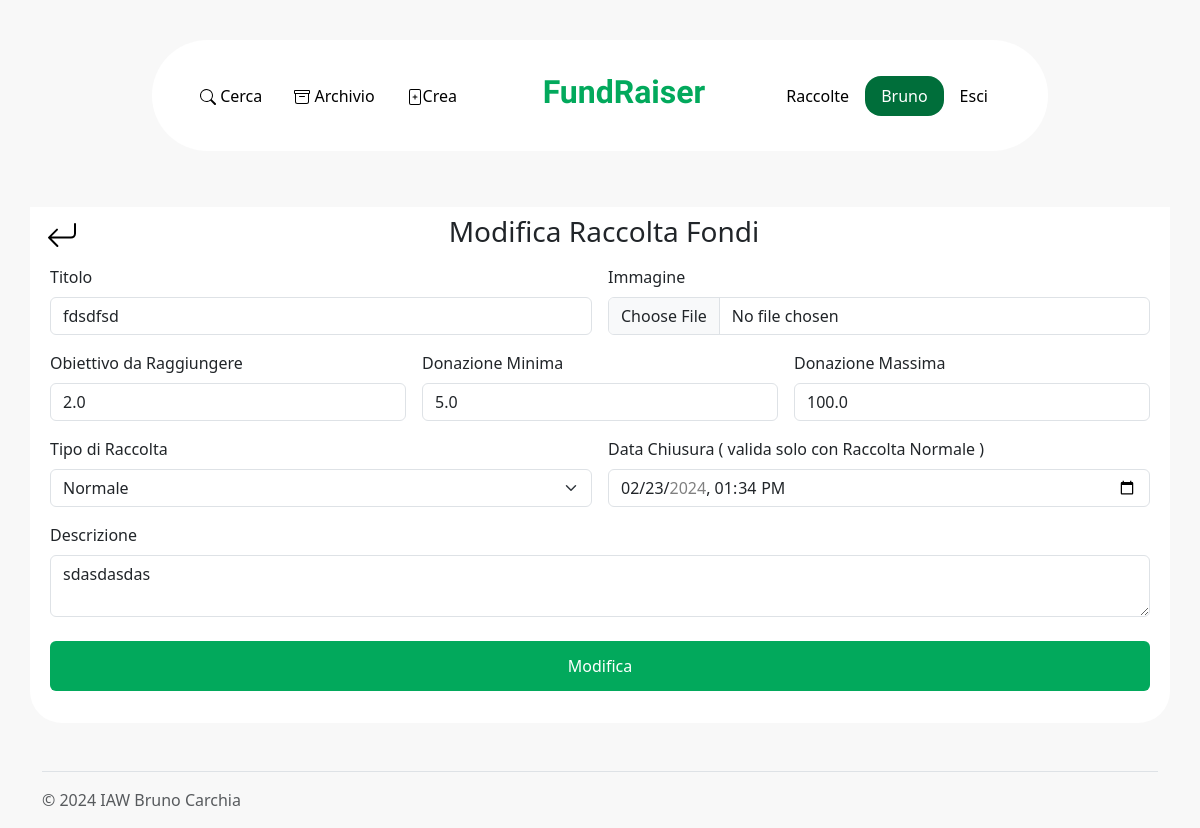
The page /me/fund/35/change (signed in) on the database its author committed.
### tables this page shows
CREATE TABLE "users" (
	"id_user"	INTEGER NOT NULL UNIQUE,
	"email"	TEXT NOT NULL UNIQUE,
	"name"	TEXT NOT NULL,
	"surname"	TEXT NOT NULL,
	"password"	TEXT NOT NULL,
	PRIMARY KEY("id_user" AUTOINCREMENT)
);

CREATE TABLE "funds" (
	"title"	TEXT NOT NULL,
	"description"	TEXT NOT NULL,
	"image"	TEXT,
	"target"	REAL NOT NULL,
	"type"	TEXT NOT NULL,
	"max_donation"	REAL NOT NULL,
	"min_donation"	REAL NOT NULL,
	"start_timestamp"	TEXT NOT NULL,
	"end_timestamp"	TEXT NOT NULL,
	"id_fund"	INTEGER NOT NULL UNIQUE,
	"id_user"	INTEGER NOT NULL,
	FOREIGN KEY("id_user") REFERENCES "users"("id_user") ON DELETE CASCADE,
	PRIMARY KEY("id_fund" AUTOINCREMENT)
);

### app.py (the view)
@app.route('/me/fund/<int:id_fund>/change')
@login_required
def change_fund(id_fund):
  fund=dao.fund_dao.getFundByID(id_fund)
  if( not fund ):
      return abort(404,"Raccolta Fondi Non Trovata")
  if(datetime.datetime.strptime(fund['end_timestamp'],"%Y-%m-%d %H:%M:%S") < datetime.datetime.now() ):
    return abort(404,"Non puoi modificare una raccolta dati chiusa")
  if( fund['id_user'] != current_user.get_id() ):
    return abort(404,"Non puoi modificare una raccolta dati non tua")
  fund['end_timestamp'] = datetime.datetime.strptime(fund['end_timestamp'],"%Y-%m-%d %H:%M:%S").strftime("%Y-%m-%dT%H:%M")
  minDate=datetime.datetime.strptime(fund['start_timestamp'],"%Y-%m-%d %H:%M:%S").strftime("%Y-%m-%dT%H:%M")
  maxDate=(datetime.datetime.strptime(fund['start_timestamp'],"%Y-%m-%d %H:%M:%S") + datetime.timedelta(days=14)).strftime("%Y-%m-%dT%H:%M")
  return render_template('change_fund.html',fund=fund,minDate=minDate,maxDate=maxDate)

### app.py (called while the page is built)
@login_manager.user_loader
def load_user(user_id):
  db_user=dao.user_dao.get_user_by_id(user_id)
  user = User(id_user=db_user['id_user'],
               name=db_user['name'],
               surname=db_user['surname'],
               email=db_user['email'],
               password=db_user['password'])
  return user

### dao/fund_dao.py (called while the page is built)
def getFundByID(id_fund):
    connection = sqlite3.connect(config.DB_PATH)
    connection.row_factory = sqlite3.Row #per ottenere dei dizionari come risultati
    cursor = connection.cursor()
    sql = "SELECT * FROM funds WHERE id_fund = ?"
    cursor.execute(sql,(id_fund,))
    fund  = cursor.fetchone()
    if(fund):
        fund = dict(fund)
    cursor.close()
    connection.close()
    return fund

### dao/user_dao.py (called while the page is built)
def get_user_by_id(user_id):
    connection = sqlite3.connect(config.DB_PATH)
    connection.row_factory = sqlite3.Row #per ottenere dei dizionari come risultati
    cursor = connection.cursor()
    sql = "SELECT * FROM users WHERE id_user = ?"
    cursor.execute(sql,(user_id,))
    user  = cursor.fetchone()
    cursor.close()
    connection.close()
    return user

### models.py (called while the page is built)
    def get_id(self):
           return (self.id_user)

### templates/change_fund.html (shortened to what this page needs)
{% extends "base.html" %}
{% block links %}    <link rel="stylesheet" href="{{url_for('static',filename="/css/change_fund.css")}}"> {% endblock %}
{% block content %}
{% with errors = get_flashed_messages() %}
    <main>
      <div class="row pt-2">
        <div class="ms-1 col-3 d-flex align-items-center">
          <div>
            <a href="{{url_for("get_my_funds")}}">
        </a>
          </div>
        </div>
        <div class="col-6 text-center">
          <h3 class="text-capitalize">Modifica Raccolta Fondi</h3>
        </div>
      </div>
      <section>
        <form class="row g-3 needs-validation px-2 py-2" method="post" action="{{url_for('update',id_fund=fund['id_fund'])}}"   enctype="multipart/form-data" novalidate>
        <div class="col-md-6 position-relative">
          <label for="validationTooltip01" class="form-label">Titolo</label>
          <input
            type="text"
            class="form-control"
            name="title"
            id="validationTooltip01"
            value="{{ fund['title'] }}"
            required
          />
        </div>
    <div class="col-md-6 position-relative">
      <label for="validationTooltip02" class="form-label">Immagine</label>
      <input
          type="file"
          class="form-control"
          id="validationTooltip02"
          aria-label="immagine"
          name="image"
          accept="image/png, image/jpeg"
          value="{{ fund['image'] }}"
      />
    </div>
        <div class="col-md-4 position-relative">
          <label for="validationTooltip03" class="form-label">Obiettivo da Raggiungere</label>
          <input
            type="number"
            class="form-control"
            name="target"
            step=".01"
            id="validationTooltip03"
            min="0"
            value="{{ fund['target']|e }}"
            required
          />
        </div>
        <div class="col-md-4 position-relative">
          <label for="validationTooltip04" class="form-label">Donazione Minima</label>
          <input
            type="number"
            class="form-control"
            name="min"
            step=".01"
            id="validationTooltip04"
            min="0"
            value="{{ fund['min_donation']|e }}"
            required
          />
        </div>
        <div class="col-md-4 position-relative">
          <label for="validationTooltip05" class="form-label">Donazione Massima</label>
          <input
            type="number"
            step=".01"
            class="form-control"
            name="max"
            id="validationTooltip05"
            min="0"
            value="{{ fund['max_donation']|e }}"
            required
          />
        </div>
        <div class="col-md-6 position-relative">
          <label for="validationTooltip06" class="form-label">Tipo di Raccolta</label>
          <select class="form-select"  name="type" aria-label="Default select example" id="validationTooltip06" required>
            <option {% if fund['type'] == 'normale' %} selected {% endif %} value="normale">Normale</option>
          </select>
        </div>
        <div class="col-md-6 position-relative">
          <label for="validationTooltip07" class="form-label">Data Chiusura ( valida solo con Raccolta Normale )</label>
          <input
            type="datetime-local"
            min="{{minDate}}"
            max="{{maxDate}}"
            class="form-control"
            name="end_timestamp"
            id="validationTooltip07"
            min="0"
            value="{{ fund['end_timestamp']|e }}"
          />
        </div>
        <div class="col-md-12 position-relative">
          <label for="validationTooltip08" class="form-label">Descrizione</label>
          <textarea
            placeholder="Descrizione della Raccolta Fondi"
            class="form-control"
            name="description"
            id="validationTooltip08"
            required>{{ fund['description']|e }}</textarea>
      </div>
          <div class="col-12 pt-2">
            <button class="btn btn-primary" type="submit" id="buttonSubmit">Modifica</button>
          </div>
        </form>
      </section>
    </main>
{% endwith %}
    {% endblock %}

### templates/base.html (shortened to what this page needs)
<!DOCTYPE html>
<html lang="it">
  <head>
    <link href="https://cdn.jsdelivr.net/npm/bootstrap@5.3.2/dist/css/bootstrap.min.css" rel="stylesheet">
    <link rel="stylesheet" href="{{ url_for("static",filename="css/base.css") }}">
    {% block links %}
    {% endblock %}
  </head>
  <body>
    <nav class="navbar">
      <div class="container maxWidthNav justify-content-center">
        <div class="row w-100 navbarInner align-items-center">
          <div class="col-12 col-lg-5 nav responseSettings">
            <ul class="nav justify-content-end">
              <li class="nav-item">
                <a class="nav-link" href="{{url_for('get_search')}}"> <svg xmlns="http://www.w3.org/2000/svg" width="16" height="16" fill="currentColor" class="bi bi-search" viewBox="0 0 16 16">
                  <path d="M11.742 10.344a6.5 6.5 0 1 0-1.397 1.398h-.001q.044.06.098.115l3.85 3.85a1 1 0 0 0 1.415-1.414l-3.85-3.85a1 1 0 0 0-.115-.1zM12 6.5a5.5 5.5 0 1 1-11 0 5.5 5.5 0 0 1 11 0"/>
                </svg> Cerca</a>
              </li>
              <li class="nav-item">
                <a class="nav-link " href="{{ url_for('funds_closed') }}"> Archivio</a>
              </li>
              {% if current_user.is_authenticated %}
               <li class="nav-item">
                <a class="nav-link " href="{{url_for('get_new_fund')}}">
                Crea</a>
              </li>
              {% endif %}
            </ul>
          </div>
          <div class="col-12 col-lg-2 text-center align-items-center responseSettings">
            <div>
              <h2 id="title"><a href="{{url_for('index')}}" class="p-0">FundRaiser</a></h2>
            </div>
          </div>
          <div class="col-12 col-lg-5 nav align-items-center justify-content-end responseSettings">
            <ul class="nav">
              {% if current_user.is_authenticated == False %}
              <li class="nav-item">
                <a class="nav-link active" aria-current="page" href="{{ url_for("get_registration") }}">Registrati</a>
              </li>
              <li class="nav-item linkedActived">
                <a class="nav-link active" aria-current="page" href="{{ url_for("get_login") }}">Login</a>
              </li>
              {% else %}
              <li class="nav-item">
                <a class="nav-link " href="{{ url_for('get_my_funds') }}">Raccolte</a>
              </li>
              <li class="nav-item linkedActived">
                <a class="nav-link text-capitalize" href="{{ url_for('get_my_wallet') }}">{{ current_user.name }}</a>
              </li>
              <li class="nav-item">
                <a class="nav-link " href="{{ url_for('logout') }}">Esci</a>
              </li>
              {% endif %}
            </ul>
          </div>
        </div>
      </div>
    </nav>
    <div class="container pt-3">
      <div class="row" id="contentPart">
        {% block content %}{% endblock %}
      </div>
      <footer class="mt-5 border-top">
          <p class="mt-3 text-body-secondary">© 2024 IAW Bruno Carchia</p>
      </footer>
    </div>
  </body>
</html>

### static/css/base.css (style rules this page uses)
body { background-color: rgb(248, 248, 248); }
.navbarInner { background-color: #fff; border-top-left-radius: 6.25rem; border-top-right-radius: 6.25rem; border-bottom-right-radius: 6.25rem; border-bottom-left-radius: 6.25rem; padding: 2em; }
.maxWidthNav { width: 80%; padding:2em; }
.nav-item > a { color: black; }
#title > a { font-family: "Dosis", sans-serif; font-optical-sizing: auto; font-weight: 600; font-style: normal; color: rgb(2, 169, 92); text-decoration: none; }
.linkedActived { border-top-left-radius: 1em; border-top-right-radius: 1em; border-bottom-right-radius: 1em; border-bottom-left-radius: 1em; background-color: rgb(0, 110, 58); color: #fff; font-weight: 500; }
.linkedActived > a { color: #fff; }

### static/css/change_fund.css (style rules this page uses)
#buttonSubmit { width: 100%; background-color: rgb(2, 169, 92); border: #000; padding: 0.8em; }
.iconSize { height: 2em; width: 2em; }
a { color: #000; }
main { background-color: #fff; border-bottom-right-radius: 2em; border-bottom-left-radius: 2em; padding-bottom: 1.5em; padding-left: 0.5em; padding-right: 0.5em; }

### rows shown on the page
users: name "Bruno"
funds: title "fdsdfsd", target "2.0", min "5.0", max "100.0", type "Normale", end_timestamp "02/23/2024 13:34", description "sdasdasdas"
